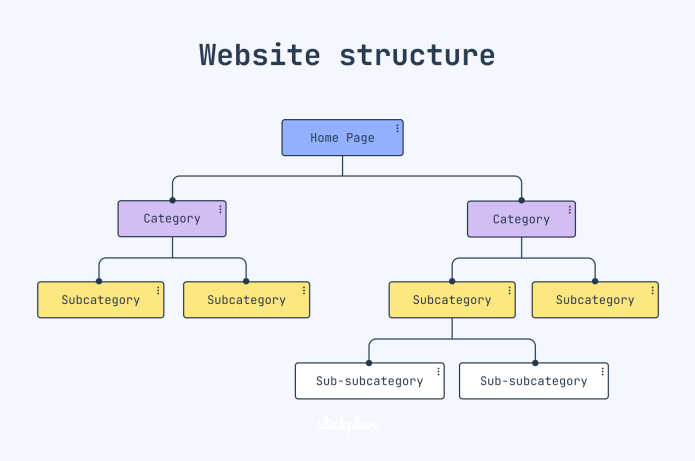
#> input picture example-website-structure.webp, 1390 x 922 px, given in place of the camera (shown at 1/2 size)
$ python trackbar.py
#> lines starting #> are read from the running program, lines starting #| are printed output that depends on the picture; after the words box and inside, x2 and y2 are one past the last pixel; in counts of white or black regions, pixels touching at a corner belong together
import cv2 as cv
import numpy as np

camera = cv.VideoCapture(0, cv.CAP_DSHOW)

def testing(x):
    pass

cv.namedWindow("Testing")
cv.createTrackbar("Hue Low", "Testing", 0, 255, testing)
#> slider 'Hue Low' is set to 51
cv.createTrackbar("Hue High", "Testing", 255, 255, testing)
cv.createTrackbar("Sat Low", "Testing", 0, 255, testing)
#> slider 'Sat Low' is set to 51
cv.createTrackbar("Sat High", "Testing", 255, 255, testing)
cv.createTrackbar("Val Low", "Testing", 0, 255, testing)
#> slider 'Val Low' is set to 51
cv.createTrackbar("Val High", "Testing", 255, 255, testing)

while True:
    ret, frame = camera.read()
#> frame is the input picture: shape (922, 1390, 3); mean B, G, R 241.7, 239.1, 237.3
    frame = cv.GaussianBlur(frame, (7, 7), 0)

    hsv = cv.cvtColor(frame, cv.COLOR_BGR2HSV)
#> hsv: shape (922, 1390, 3); mean H, S, V 103.1, 18.6, 248

    hue_low = cv.getTrackbarPos("Hue Low", "Testing")
    saturation_low = cv.getTrackbarPos("Sat Low", "Testing")
    value_low = cv.getTrackbarPos("Val Low", "Testing")

    hue_high = cv.getTrackbarPos("Hue High", "Testing")
    saturation_high = cv.getTrackbarPos("Sat High", "Testing")
    value_high = cv.getTrackbarPos("Val High", "Testing")

    lower = np.array([hue_low, saturation_low, value_low])
    upper = np.array([hue_high, saturation_high, value_high])

    mask = cv.inRange(hsv, lower, upper)
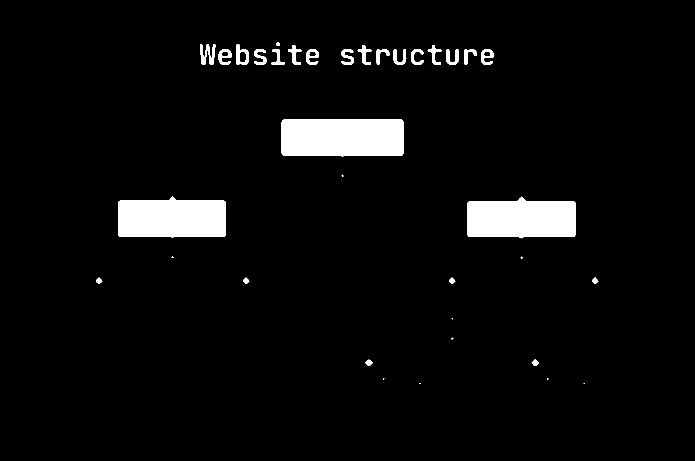
#> mask: shape (922, 1390) (shown at 1/2 size); 4.5% white; 35 white regions (9 under 20 px), largest, box (x1, y1, x2, y2) and area: (563, 238, 807, 314) 18013, (236, 393, 452, 476) 15811, (935, 393, 1151, 477) 15622
    mask_frame = cv.bitwise_and(frame, frame, mask = mask)
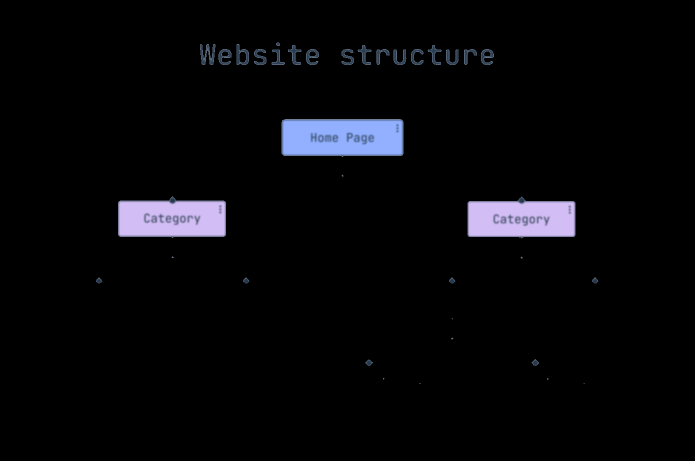
#> mask_frame: shape (922, 1390, 3) (shown at 1/2 size); mean B, G, R 9.6, 7.2, 7.1
#> (the run stopped early here; a loop or call above may not have finished)
